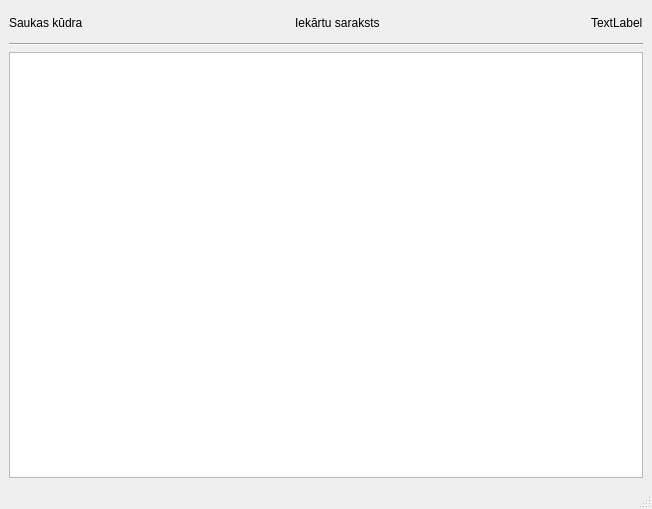
<?xml version="1.0" encoding="UTF-8"?>
<ui version="4.0">
 <class>SensListsForm</class>
 <widget class="QMainWindow" name="SensListsForm">
  <property name="geometry">
   <rect>
    <x>0</x>
    <y>0</y>
    <width>652</width>
    <height>509</height>
   </rect>
  </property>
  <property name="windowTitle">
   <string>MainWindow</string>
  </property>
  <widget class="QWidget" name="centralwidget">
   <layout class="QVBoxLayout" name="verticalLayout_2" stretch="1,0,15">
    <item>
     <layout class="QHBoxLayout" name="horizontalLayout">
      <item>
       <widget class="QLabel" name="label_3">
        <property name="text">
         <string>Saukas kūdra</string>
        </property>
       </widget>
      </item>
      <item>
       <spacer name="horizontalSpacer_2">
        <property name="orientation">
         <enum>Qt::Horizontal</enum>
        </property>
        <property name="sizeHint" stdset="0">
         <size>
          <width>40</width>
          <height>20</height>
         </size>
        </property>
       </spacer>
      </item>
      <item>
       <widget class="QLabel" name="label_head">
        <property name="text">
         <string>Iekārtu saraksts</string>
        </property>
       </widget>
      </item>
      <item>
       <spacer name="horizontalSpacer">
        <property name="orientation">
         <enum>Qt::Horizontal</enum>
        </property>
        <property name="sizeHint" stdset="0">
         <size>
          <width>40</width>
          <height>20</height>
         </size>
        </property>
       </spacer>
      </item>
      <item>
       <widget class="QLabel" name="label">
        <property name="text">
         <string>TextLabel</string>
        </property>
       </widget>
      </item>
     </layout>
    </item>
    <item>
     <widget class="Line" name="line">
      <property name="orientation">
       <enum>Qt::Horizontal</enum>
      </property>
     </widget>
    </item>
    <item>
     <layout class="QVBoxLayout" name="verticalLayout">
      <item>
       <widget class="QTableView" name="tableView">
        <attribute name="horizontalHeaderShowSortIndicator" stdset="0">
         <bool>false</bool>
        </attribute>
        <attribute name="horizontalHeaderStretchLastSection">
         <bool>true</bool>
        </attribute>
        <attribute name="verticalHeaderVisible">
         <bool>true</bool>
        </attribute>
        <attribute name="verticalHeaderHighlightSections">
         <bool>true</bool>
        </attribute>
       </widget>
      </item>
     </layout>
    </item>
   </layout>
  </widget>
  <widget class="QMenuBar" name="menubar">
   <property name="geometry">
    <rect>
     <x>0</x>
     <y>0</y>
     <width>652</width>
     <height>17</height>
    </rect>
   </property>
  </widget>
  <widget class="QStatusBar" name="statusbar"/>
 </widget>
 <resources/>
 <connections/>
</ui>
